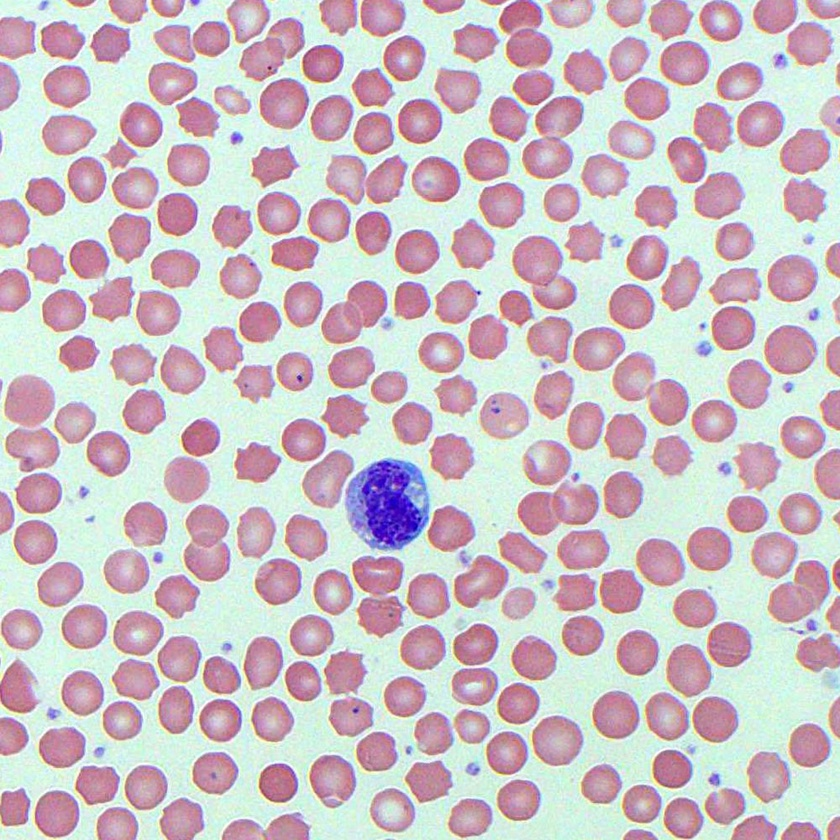
#> input picture tp0_umbralizacion_regiones/imgs/inputs/blood_cells.jpg, 840 x 840 px, shrunk from 1000 x 1000 before the run
$ python pipeline.py
#> lines starting #> are read from the running program, lines starting #| are printed output that depends on the picture; after the words box and inside, x2 and y2 are one past the last pixel; in counts of white or black regions, pixels touching at a corner belong together
### tp0_umbralizacion_regiones/utils.py
from matplotlib import pyplot as plt
import cv2

"""
A set of utility functions handling opencv image formats and color-spaces
"""

def patch(img, kwargs):
  """
  A patching function that:
    - Defaults cmap to grayscale if detects images with only 1 channel.
    - Defaults cmap to rgb if detects images with 3 channels and no cmap defined.
    - Converts opencv default BGR format to RGB if detects images with 3 channels.
    - Converts opencv HSV to RGB
  """

  grayscale = {'cmap':'gray', 'vmin':0, 'vmax':255}

  cmap_patched = kwargs.copy()
  if len(img.shape) == 2:
    # num channels == 1
    # Defaulting cmap to grayscale
    if 'cmap' not in kwargs:
      cmap_patched.update(grayscale)

  img_patched = img
  if len(img.shape) == 3:
    if 'cmap' not in kwargs:
      # Changing BGR opencv format to RGB
      if img.shape[2] == 4:
        img_patched = cv2.cvtColor(img, cv2.COLOR_BGRA2RGBA)
      else:
        img_patched = cv2.cvtColor(img, cv2.COLOR_BGR2RGB)

    # matplotlib expects hsv in [0, 1] range, simply convert opencv HSV to RGB format
    if 'cmap' in kwargs and kwargs['cmap'] == 'hsv':
      img_patched = cv2.cvtColor(img, cv2.COLOR_HSV2RGB)

  return img_patched, cmap_patched


def imshow(img, **kwargs):
  """
  imshow wrapper for matplotlib.pyplot.imshow
  """
  patched_img , patched_cmap = patch(img, kwargs)
  plt.imshow(patched_img, **patched_cmap)
  plt.axis('off')

def show_images(images, titles=None, **kwargs):
  num_images = len(images)
  fig, axs = plt.subplots(1, num_images, figsize=(12, 6))
  if titles is None:
    titles = [None for _ in images]
  for ax, img, title in zip(axs, images, titles):

    patched_img , patched_cmap = patch(img, kwargs)
    ax.imshow(patched_img, **patched_cmap)
    ax.axis('off')
    ax.set_title(title)

# [29 lines left out: function plot_transform, not called in this run]

### tp0_umbralizacion_regiones/pipeline.py
import cv2
import numpy as np
import matplotlib.pyplot as plt
from pathlib import Path
import utils  # Importar funciones de utilidad existentes

# ==================== PARÁMETROS DE CONFIGURACIÓN ====================
# Ajustar estos valores para optimizar la detección según la imagen

# Parámetros de segmentación inicial
LAMBDA_PROJECTION = 0.7  # Peso del canal b en proyección P = a + λ*b (0.4-0.9)
B_PERCENTILE_MIN = 35    # Percentil mínimo para filtro en canal b (20-50)

# Parámetros de limpieza morfológica
CLOSE_KERNEL_SIZE = 7    # Kernel para operación de cierre (5-9)
MEDIAN_BLUR_SIZE = 3     # Tamaño del filtro mediano (3-7)

# Parámetros de separación por watershed
ALPHA_THRESHOLD = 0.4    # Umbral relativo para seeds (0.3-0.6)
DILATE_KERNEL_SIZE = 5   # Kernel para dilatación de sure_bg (3-7)
ERODE_ITERATIONS = 1     # Iteraciones de erosión para seeds

# Parámetros de conteo
AREA_MIN_FACTOR = 0.35   # Factor mínimo de área respecto a mediana (0.2-0.5)
AREA_MAX_FACTOR = 1.75   # Factor máximo para área individual (1.5-2.0)
RADIUS_ESTIMATE = 15     # Radio estimado de RBC para detección de picos (10-20)
PEAK_HEIGHT = 2.0        # Altura mínima de picos locales (1.0-3.0)

# ==================== FUNCIONES DE DETECCIÓN DE CENTROIDES ====================

def analyze_connected_components(mask):
    """
    Analiza componentes conectados y calcula estadísticas de área.

    Args:
        mask: Máscara binaria de entrada

    Returns:
        tuple: (num_components, labels, stats, centroids, areas, area_stats)
    """
    num_components, labels, stats, centroids = cv2.connectedComponentsWithStats(mask, 8)
    areas = stats[1:, cv2.CC_STAT_AREA] if num_components > 1 else np.array([])

    area_stats = {}
    if areas.size > 0:
        median_area = float(np.median(areas))
        area_min = max(40, AREA_MIN_FACTOR * median_area)
        area_single_max = AREA_MAX_FACTOR * median_area

        area_stats = {
            'median': median_area,
            'min_threshold': area_min,
            'single_max': area_single_max,
            'total_areas': areas
        }

        print(f"✓ Análisis de áreas - Mediana: {median_area:.1f}, "
              f"Min: {area_min:.1f}, Max individual: {area_single_max:.1f}")

    return num_components, labels, stats, centroids, areas, area_stats

def detect_local_peaks(mask):
    """
    Detecta picos locales usando transformada de distancia para separar RBC agrupados.

    Args:
        mask: Máscara binaria de RBC

    Returns:
        tuple: (peaks_mask, peak_centroids, num_peaks)
    """
    # Transformada de distancia con suavizado
    dist_transform = cv2.distanceTransform(mask, cv2.DIST_L2, 5)
    dist_blur = cv2.GaussianBlur(dist_transform, (0, 0), 0.5)

    # Configurar kernel para detección de máximos locales
    kernel_size = 2 * RADIUS_ESTIMATE + 1
    kernel = cv2.getStructuringElement(cv2.MORPH_ELLIPSE, (kernel_size, kernel_size))

    # Detectar máximos locales
    dilated = cv2.dilate(dist_blur, kernel)
    local_maxima = (dist_blur >= dilated - 1e-6) & (mask > 0)

    # Filtrar picos por altura relativa
    mean_filter = cv2.blur(dist_blur, (kernel_size, kernel_size))
    peaks = local_maxima & (dist_blur >= (mean_filter + PEAK_HEIGHT))
    peaks_u8 = (peaks.astype(np.uint8) * 255)

    # Obtener centroides de los picos
    num_peaks, peak_labels, peak_stats, peak_centroids = cv2.connectedComponentsWithStats(peaks_u8, 8)

    print(f"✓ Detección de picos completada - {num_peaks-1} picos detectados")

    return peaks_u8, peak_centroids, num_peaks

def extract_single_cell_centroids(components_data, area_stats):
    """
    Extrae centroides de células individuales (no agrupadas).

    Args:
        components_data: Tupla con (num_components, labels, stats, centroids)
        area_stats: Diccionario con estadísticas de área

    Returns:
        list: Lista de centroides (x, y) de células individuales
    """
    num_components, labels, stats, centroids = components_data
    single_centroids = []

    if area_stats and len(area_stats) > 0:
        area_min = area_stats['min_threshold']
        area_single_max = area_stats['single_max']

        for i in range(1, num_components):
            area = stats[i, cv2.CC_STAT_AREA]

            # Verificar si es una célula individual válida
            if area_min <= area <= area_single_max:
                cx, cy = centroids[i]
                single_centroids.append((int(round(cx)), int(round(cy))))

    print(f"✓ Células individuales detectadas: {len(single_centroids)}")
    return single_centroids

def extract_grouped_cell_centroids(components_data, area_stats, peak_data):
    """
    Extrae centroides de células agrupadas usando detección de picos.

    Args:
        components_data: Tupla con (num_components, labels, stats, centroids)
        area_stats: Diccionario con estadísticas de área
        peak_data: Tupla con (peaks_mask, peak_centroids, num_peaks)

    Returns:
        list: Lista de centroides (x, y) de células en grupos
    """
    num_components, labels, stats, centroids = components_data
    peaks_mask, peak_centroids, num_peaks = peak_data
    grouped_centroids = []

    if area_stats and len(area_stats) > 0:
        area_min = area_stats['min_threshold']
        area_single_max = area_stats['single_max']

        # Procesar componentes grandes que contienen múltiples células
        for i in range(1, num_components):
            area = stats[i, cv2.CC_STAT_AREA]

            # Solo procesar componentes que exceden el umbral individual
            if area > area_single_max and area >= area_min:
                # Buscar todos los picos dentro de este componente
                for j in range(1, num_peaks):
                    px, py = peak_centroids[j]
                    py_int, px_int = int(round(py)), int(round(px))

                    # Verificar que el pico esté dentro del componente actual
                    if (0 <= py_int < labels.shape[0] and
                        0 <= px_int < labels.shape[1] and
                        labels[py_int, px_int] == i):
                        grouped_centroids.append((px_int, py_int))

    print(f"✓ Células agrupadas separadas: {len(grouped_centroids)}")
    return grouped_centroids

def detect_rbc_centroids(final_mask):
    """
    Función principal para detectar centroides de glóbulos rojos.
    Combina análisis de componentes conectados con detección de picos.

    Args:
        final_mask: Máscara binaria final de RBC

    Returns:
        list: Lista de centroides (x, y) de todos los RBC detectados
    """
    print("🔍 Iniciando detección de centroides...")

    # Paso 1: Analizar componentes conectados
    components_data = analyze_connected_components(final_mask)
    num_components, labels, stats, centroids, areas, area_stats = components_data

    all_centroids = []

    if areas.size == 0:
        print("⚠️  No se encontraron componentes válidos")
        return all_centroids

    # Paso 2: Detectar picos locales para separar células agrupadas
    peak_data = detect_local_peaks(final_mask)

    # Paso 3: Extraer centroides de células individuales
    single_centroids = extract_single_cell_centroids(
        (num_components, labels, stats, centroids), area_stats
    )

    # Paso 4: Extraer centroides de células agrupadas
    grouped_centroids = extract_grouped_cell_centroids(
        (num_components, labels, stats, centroids), area_stats, peak_data
    )

    # Paso 5: Combinar todos los centroides
    all_centroids = single_centroids + grouped_centroids

    print(f"✅ Detección completada - Total: {len(all_centroids)} RBC "
          f"({len(single_centroids)} individuales + {len(grouped_centroids)} agrupadas)")

    return all_centroids

# [27 lines left out: functions show_image, show_images_grid, not called in this run]

def plot_histogram(img, title, mask=None, bins=256, figsize=(8, 4)):
    """Grafica histograma de intensidades."""
    plt.figure(figsize=figsize)
    if mask is not None:
        data = img[mask == 255]
    else:
        data = img.ravel()

    plt.hist(data, bins=bins, range=[0, 256], color='gray', alpha=0.7)
    plt.title(title)
    plt.xlabel("Intensidad")
    plt.ylabel("Frecuencia")
    plt.grid(True, alpha=0.3)
    plt.show()

def fill_holes(binary_img):
    """Rellena agujeros en una máscara binaria usando flood fill."""
    h, w = binary_img.shape
    flood = binary_img.copy()
    mask = np.zeros((h + 2, w + 2), np.uint8)
    cv2.floodFill(flood, mask, (0, 0), 255)
    inv = cv2.bitwise_not(flood)
    filled = cv2.bitwise_or(binary_img, inv)
    return filled

# ==================== PIPELINE PRINCIPAL ====================

def detect_red_blood_cells(image_path):
    """
    Pipeline completo para detección y conteo de glóbulos rojos.

    Args:
        image_path: Ruta a la imagen de células sanguíneas

    Returns:
        tuple: (imagen_original, mascara_final, centroides, conteo)
    """

    print("=== INICIANDO PIPELINE DE DETECCIÓN DE GLÓBULOS ROJOS ===\n")

    # -------------------- CARGA DE IMAGEN --------------------
    bgr = cv2.imread(str(image_path), cv2.IMREAD_COLOR)
#> bgr is the input picture: shape (840, 840, 3); mean B, G, R 197.7, 191.8, 203.9
    if bgr is None:
        raise ValueError(f"No se pudo cargar la imagen: {image_path}")

    print("✓ Imagen cargada exitosamente")
    plt.figure(figsize=(6, 5))
    utils.imshow(bgr)
#> in imshow, `patched_img , patched_cmap = patch(img, kwargs)`: patched_cmap = 0 items
    plt.title("Imagen Original")
    plt.show()

    # -------------------- CONVERSIÓN A LAB --------------------
    lab = cv2.cvtColor(bgr, cv2.COLOR_BGR2Lab)
    L, A, B = lab[:, :, 0], lab[:, :, 1], lab[:, :, 2]
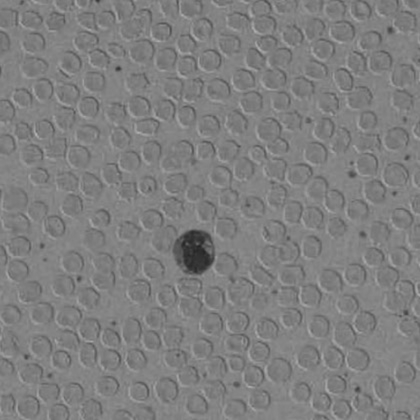
#> B: shape (840, 840) (shown at 1/2 size); min 34, max 182, mean 127

    print("✓ Conversión a espacio LAB completada")
    utils.show_images([L, A, B],
                     titles=["Canal L (Luminancia)", "Canal a (Verde-Rojo)", "Canal b (Azul-Amarillo)"])
#> in show_images, `num_images = len(images)`: num_images = 3
#> the loop in show_images, `for ax, img, title in zip(axs, images, titles): ` made 3 passes
#> title on passes 1 to 3: 'Canal L (Luminancia)', 'Canal a (Verde-Rojo)', 'Canal b (Azul-Amarillo)'
    plt.show()

    # Histogramas de canales LAB
    plot_histogram(A, "Histograma Canal a (Lab)")
    plot_histogram(B, "Histograma Canal b (Lab)")

    # -------------------- SEGMENTACIÓN INICIAL --------------------
    # Separar células del fondo usando Otsu en canal 'a'
    _, cells_mask = cv2.threshold(A, 0, 255, cv2.THRESH_BINARY + cv2.THRESH_OTSU)
    cells_mask = cv2.morphologyEx(cells_mask, cv2.MORPH_OPEN, np.ones((3, 3), np.uint8))
    cells_mask = cv2.morphologyEx(cells_mask, cv2.MORPH_CLOSE, np.ones((5, 5), np.uint8))
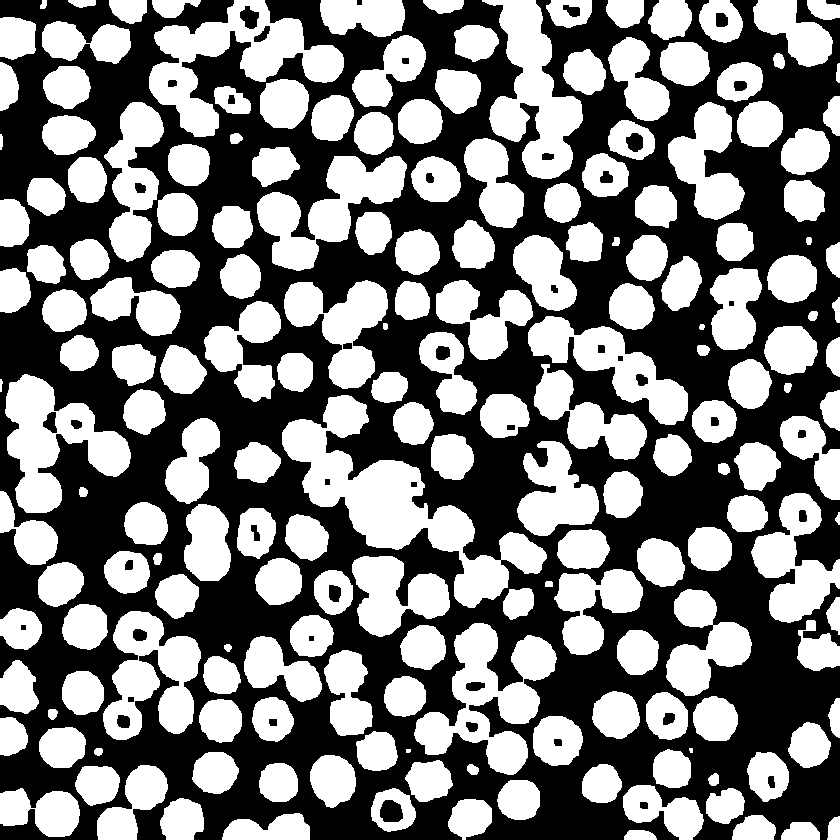
#> cells_mask: shape (840, 840); 48.8% white; 191 white regions (2 under 20 px), largest, box (x1, y1, x2, y2) and area: (282, 395, 547, 608) 15780, (149, 0, 344, 137) 9934, (414, 623, 557, 775) 9384

    print("✓ Segmentación inicial (células vs fondo) completada")
    plt.figure(figsize=(6, 5))
    utils.imshow(cells_mask)
    plt.title("Paso 1: Máscara de Células (Otsu en canal 'a')")
    plt.show()

    # -------------------- SEGMENTACIÓN DE GLÓBULOS ROJOS --------------------
    # Extraer valores dentro de las células
    vals_a = A[cells_mask == 255].astype(np.float32)
    vals_b = B[cells_mask == 255].astype(np.float32)

    if vals_a.size == 0:
        raise ValueError("La máscara de células está vacía. Revisar umbralización.")

    # Proyección lineal que favorece glóbulos rojos: P = a + λ*b
    P = (A.astype(np.float32) + LAMBDA_PROJECTION * B.astype(np.float32))
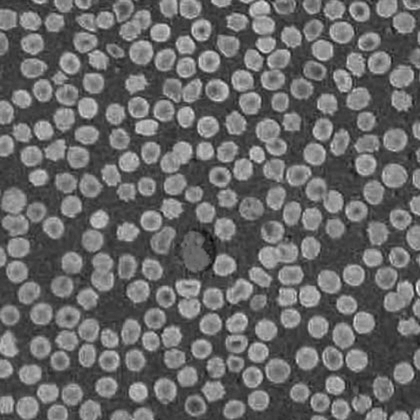
#> P: shape (840, 840) float32 (shown at 1/2 size); min 183.7, max 280.1, mean 223.2; drawn with min black and max white

    # Normalizar P para Otsu
    P_normalized = np.zeros_like(P, dtype=np.uint8)
    cv2.normalize(P, P_normalized, 0, 255, cv2.NORM_MINMAX)
    P_in_cells = P_normalized[cells_mask == 255]

    # Aplicar Otsu en la proyección
    threshold_otsu, _ = cv2.threshold(P_in_cells, 0, 255, cv2.THRESH_BINARY + cv2.THRESH_OTSU)
#> threshold_otsu = 0

    # Crear máscara de RBC
    rbc_mask_raw = np.zeros_like(P_normalized, dtype=np.uint8)
    rbc_mask_raw[(P_normalized >= threshold_otsu) & (cells_mask == 255)] = 255

    # Filtro adicional en canal 'b' para eliminar células blancas
    B_min = np.percentile(vals_b, B_PERCENTILE_MIN)
#> B_min = 121
    mask_b_filter = cv2.inRange(B, int(B_min), 255)
    rbc_mask_raw = cv2.bitwise_and(rbc_mask_raw, mask_b_filter)

    print(f"✓ Segmentación de RBC completada (λ={LAMBDA_PROJECTION}, umbral Otsu={threshold_otsu})")
#| ✓ Segmentación de RBC completada (λ=0.7, umbral Otsu=0.0)

    # Histograma de la proyección
    utils.imshow(P, cmap = 'gray')
    plt.title(f"Proyección P (λ={LAMBDA_PROJECTION})")
    plt.show()

    utils.imshow(rbc_mask_raw)
    plt.title("RBC Segmentados (Raw)")
    plt.show()

    # -------------------- LIMPIEZA MORFOLÓGICA --------------------
    kernel_close = np.ones((CLOSE_KERNEL_SIZE, CLOSE_KERNEL_SIZE), np.uint8)
    rbc_mask = cv2.morphologyEx(rbc_mask_raw, cv2.MORPH_CLOSE, kernel_close)
    rbc_mask = fill_holes(rbc_mask)
    rbc_mask = cv2.medianBlur(rbc_mask, MEDIAN_BLUR_SIZE)

    print("✓ Limpieza morfológica completada")
    utils.imshow(rbc_mask)
    plt.title("RBC Limpio (Close + Fill Holes)")
    plt.show()

    # -------------------- SEPARACIÓN POR WATERSHED --------------------
    # Transformada de distancia
    dist_transform = cv2.distanceTransform(rbc_mask, cv2.DIST_L2, 5)
    dist_normalized = cv2.normalize(dist_transform, None, 0, 1.0, cv2.NORM_MINMAX)

    # Seeds (foreground seguro)
    _, sure_fg = cv2.threshold(dist_normalized, ALPHA_THRESHOLD, 1.0, cv2.THRESH_BINARY)
    sure_fg = (sure_fg * 255).astype(np.uint8)
    sure_fg = cv2.morphologyEx(sure_fg, cv2.MORPH_ERODE,
                              np.ones((3, 3), np.uint8), ERODE_ITERATIONS)

    # Background seguro
    kernel_dilate = np.ones((DILATE_KERNEL_SIZE, DILATE_KERNEL_SIZE), np.uint8)
    sure_bg = cv2.dilate(rbc_mask, kernel_dilate, iterations=2)
    unknown = cv2.subtract(sure_bg, sure_fg)

    print(f"✓ Preparación para Watershed completada (α={ALPHA_THRESHOLD})")
    utils.show_images([dist_normalized, sure_fg, unknown],
                     titles=["Distancia Transformada", f"Seeds (α={ALPHA_THRESHOLD})", "Región Unknown"],
                     cmap='viridis')
#> the loop in show_images (call 2), `for ax, img, title in zip(axs, images, titles): ` made 3 passes
#> title on passes 1 to 3: 'Distancia Transformada', 'Seeds (α=0.4)', 'Región Unknown'
    plt.show()

    # Aplicar Watershed
    num_markers, markers = cv2.connectedComponents(sure_fg)
#> num_markers = 103
    markers = markers + 1
    markers[unknown == 255] = 0

    markers_watershed = cv2.watershed(bgr.copy(), markers)

    # Visualizar resultado del watershed
    ws_overlay = bgr.copy()
    ws_overlay[markers_watershed == -1] = (0, 0, 255)  # Bordes en rojo

    print("✓ Watershed aplicado exitosamente")
    plt.figure(figsize=(6, 5))
    utils.imshow(ws_overlay)
    plt.title("Resultado Watershed (bordes en rojo)")
    plt.show()

    # -------------------- MÁSCARA FINAL --------------------
    final_mask = np.zeros_like(rbc_mask, dtype=np.uint8)
    final_mask[(markers_watershed > 1) & (rbc_mask > 0)] = 255

    plt.figure(figsize=(6, 5))
    utils.imshow(final_mask)
    plt.title("Máscara Final de RBC Separados")
    plt.show()

    # -------------------- CONTEO POR CENTROIDES --------------------
    detected_centroids = detect_rbc_centroids(final_mask)

    # -------------------- VISUALIZACIÓN FINAL --------------------
    result_image = bgr.copy()
    for (x, y) in detected_centroids:
        cv2.circle(result_image, (x, y), 4, (0, 0, 0), -1)      # Punto negro
        cv2.circle(result_image, (x, y), 7, (255, 255, 255), 1)  # Aro blanco

    total_count = len(detected_centroids)

    print(f"\n=== RESULTADO FINAL ===")
    print(f"Glóbulos rojos detectados: {total_count}")

    utils.imshow(result_image)
    plt.title(f"Resultado (RBC = {total_count})")
    plt.show()

    return bgr, final_mask, detected_centroids, total_count

# ==================== EJECUCIÓN ====================

if __name__ == "__main__":
    # Ruta de la imagen
    image_path = Path('imgs/inputs/blood_cells.jpg')

    try:
        # Ejecutar pipeline
        original, mask, centroids, count = detect_red_blood_cells(image_path)
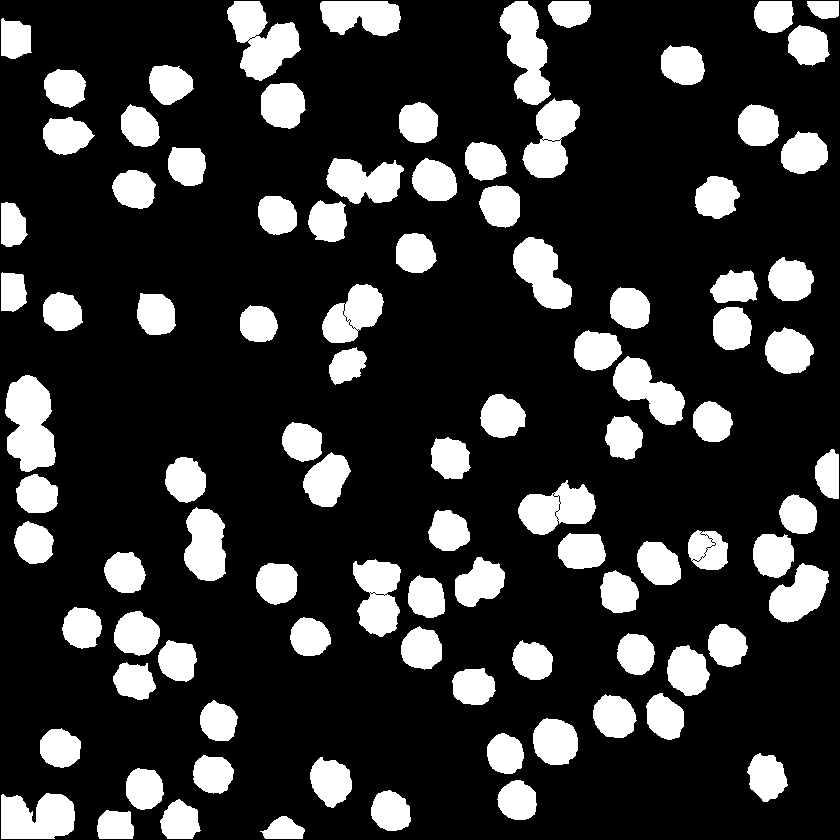
#> mask: shape (840, 840); 20.3% white; 96 white regions, largest, box (x1, y1, x2, y2) and area: (5, 375, 56, 472) 3584, (227, 1, 301, 81) 3366, (499, 1, 551, 105) 3212
#> centroids = 109 pairs, first value 12 to 828, second value 8 to 829; count = 109

        print(f"\n¡Pipeline completado exitosamente!")
        print(f"Total de glóbulos rojos detectados: {count}")
#| Total de glóbulos rojos detectados: 109

    except Exception as e:
        print(f"Error en el pipeline: {e}")
